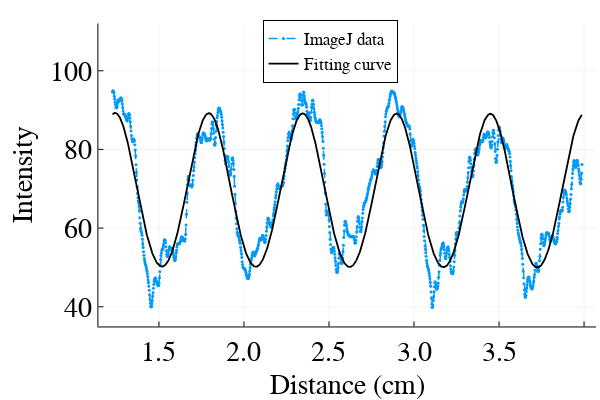

Write notebook code for a chart like this one.
### Code cell
plot(x,y, label="ImageJ data", lw=1.5, ls=:dash, marker=:circle, ms=1.5, msw=0.0, guidefontsize=20, tickfontsize=20, legendfontsize=12)
plot!(x, model(x, fit.param), label="Fitting curve", c=:black, lw=1.8, legend=:top)
#plot!(x, model(x,p0))
xlabel!("Distance (cm)")
ylabel!("Intensity")
ylims!(35,112)

### Figure 1 — Plotly figure (JSON) as saved in the notebook; plotly's stock layout.template omitted (floating-point values rounded to 4 significant figures; data arrays with more than 128 entries replaced by an {"elided": "..."} marker saying what was removed)
{"data": [{"colorbar": {"len": 0.8414, "title": "", "x": 0.9934, "y": 0.5694}, "legendgroup": "ImageJ data", "line": {"color": "rgba(0, 154, 250, 1.000)", "dash": "dash", "shape": "linear", "width": 1.5}, "marker": {"color": "rgba(0, 154, 250, 1.000)", "line": {"color": "rgba(0, 0, 0, 1.000)", "width": 0}, "size": 3, "symbol": "circle"}, "mode": "lines+markers", "name": "ImageJ data", "showlegend": true, "type": "scatter", "x": {"elided": "1239 float values"}, "xaxis": "x", "y": {"elided": "1239 float values"}, "yaxis": "y"}, {"colorbar": {"len": 0.8414, "title": "", "x": 0.9934, "y": 0.5694}, "legendgroup": "Fitting curve", "line": {"color": "rgba(0, 0, 0, 1.000)", "dash": "solid", "shape": "linear", "width": 1.8}, "mode": "lines", "name": "Fitting curve", "showlegend": true, "type": "scatter", "x": {"elided": "1239 float values"}, "xaxis": "x", "y": {"elided": "1239 float values"}, "yaxis": "y"}], "layout": {"annotations": [], "height": 400, "legend": {"bgcolor": "rgba(255, 255, 255, 1.000)", "bordercolor": "rgba(0, 0, 0, 1.000)", "borderwidth": 1, "font": {"color": "rgba(0, 0, 0, 1.000)", "family": "sans-serif", "size": 17}, "title": {"font": {"color": "rgba(0, 0, 0, 1.000)", "family": "sans-serif", "size": 15}, "text": ""}, "tracegroupgap": 0, "traceorder": "normal", "x": 0.55, "xanchor": "center", "y": 1, "yanchor": "top"}, "margin": {"b": 20, "l": 0, "r": 0, "t": 20}, "paper_bgcolor": "rgba(255, 255, 255, 1.000)", "plot_bgcolor": "rgba(255, 255, 255, 1.000)", "showlegend": true, "width": 600, "xaxis": {"anchor": "y", "domain": [0.164, 0.9934], "gridcolor": "rgba(0, 0, 0, 0.100)", "gridwidth": 0.5, "linecolor": "rgba(0, 0, 0, 1.000)", "mirror": false, "range": [1.144, 4.071], "showgrid": true, "showline": true, "showticklabels": true, "tickangle": 0, "tickcolor": "rgb(0, 0, 0)", "tickfont": {"color": "rgba(0, 0, 0, 1.000)", "family": "sans-serif", "size": 28}, "tickmode": "array", "ticks": "inside", "ticktext": ["1.5", "2.0", "2.5", "3.0", "3.5", "4.0"], "tickvals": [1.5, 2, 2.5, 3, 3.5, 4], "title": "Distance (cm)", "titlefont": {"color": "rgba(0, 0, 0, 1.000)", "family": "sans-serif", "size": 28}, "type": "-", "visible": true, "zeroline": false, "zerolinecolor": "rgba(0, 0, 0, 1.000)"}, "yaxis": {"anchor": "x", "domain": [0.1487, 0.9902], "gridcolor": "rgba(0, 0, 0, 0.100)", "gridwidth": 0.5, "linecolor": "rgba(0, 0, 0, 1.000)", "mirror": false, "range": [35, 112], "showgrid": true, "showline": true, "showticklabels": true, "tickangle": 0, "tickcolor": "rgb(0, 0, 0)", "tickfont": {"color": "rgba(0, 0, 0, 1.000)", "family": "sans-serif", "size": 28}, "tickmode": "array", "ticks": "inside", "ticktext": ["40", "60", "80", "100"], "tickvals": [40, 60, 80, 100], "title": "Intensity", "titlefont": {"color": "rgba(0, 0, 0, 1.000)", "family": "sans-serif", "size": 28}, "type": "-", "visible": true, "zeroline": false, "zerolinecolor": "rgba(0, 0, 0, 1.000)"}}}
